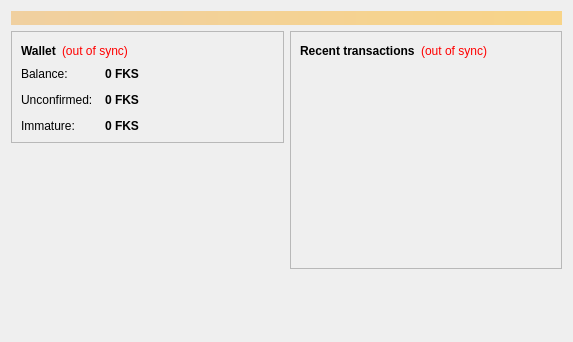
<?xml version="1.0" encoding="UTF-8"?>
<ui version="4.0">
 <class>OverviewPage</class>
 <widget class="QWidget" name="OverviewPage">
  <property name="geometry">
   <rect>
    <x>0</x>
    <y>0</y>
    <width>573</width>
    <height>342</height>
   </rect>
  </property>
  <property name="windowTitle">
   <string>Form</string>
  </property>
  <layout class="QVBoxLayout" name="topLayout">
   <item>
    <widget class="QLabel" name="labelAlerts">
     <property name="visible">
      <bool>false</bool>
     </property>
     <property name="styleSheet">
      <string notr="true">background-color: qlineargradient(x1: 0, y1: 0, x2: 1, y2: 0, stop:0 #F0D0A0, stop:1 #F8D488); color:#000000;</string>
     </property>
     <property name="wordWrap">
      <bool>true</bool>
     </property>
     <property name="margin">
      <number>3</number>
     </property>
    </widget>
   </item>
   <item>
    <layout class="QHBoxLayout" name="horizontalLayout" stretch="1,1">
     <item>
      <layout class="QVBoxLayout" name="verticalLayout_2">
       <item>
        <widget class="QFrame" name="frame">
         <property name="frameShape">
          <enum>QFrame::StyledPanel</enum>
         </property>
         <property name="frameShadow">
          <enum>QFrame::Raised</enum>
         </property>
         <layout class="QVBoxLayout" name="verticalLayout_4">
          <item>
           <layout class="QHBoxLayout" name="horizontalLayout_4">
            <item>
             <widget class="QLabel" name="label_5">
              <property name="font">
               <font>
                <weight>75</weight>
                <bold>true</bold>
               </font>
              </property>
              <property name="text">
               <string>Wallet</string>
              </property>
             </widget>
            </item>
            <item>
             <widget class="QLabel" name="labelWalletStatus">
              <property name="toolTip">
               <string>The displayed information may be out of date. Your wallet automatically synchronizes with the Fredcoin network after a connection is established, but this process has not completed yet.</string>
              </property>
              <property name="styleSheet">
               <string notr="true">QLabel { color: red; }</string>
              </property>
              <property name="text">
               <string notr="true">(out of sync)</string>
              </property>
              <property name="alignment">
               <set>Qt::AlignLeading|Qt::AlignLeft|Qt::AlignVCenter</set>
              </property>
             </widget>
            </item>
            <item>
             <spacer name="horizontalSpacer_2">
              <property name="orientation">
               <enum>Qt::Horizontal</enum>
              </property>
              <property name="sizeHint" stdset="0">
               <size>
                <width>40</width>
                <height>20</height>
               </size>
              </property>
             </spacer>
            </item>
           </layout>
          </item>
          <item>
           <layout class="QFormLayout" name="formLayout_2">
            <property name="fieldGrowthPolicy">
             <enum>QFormLayout::AllNonFixedFieldsGrow</enum>
            </property>
            <property name="horizontalSpacing">
             <number>12</number>
            </property>
            <property name="verticalSpacing">
             <number>12</number>
            </property>
            <item row="0" column="0">
             <widget class="QLabel" name="label">
              <property name="text">
               <string>Balance:</string>
              </property>
             </widget>
            </item>
            <item row="0" column="1">
             <widget class="QLabel" name="labelBalance">
              <property name="font">
               <font>
                <weight>75</weight>
                <bold>true</bold>
               </font>
              </property>
              <property name="cursor">
               <cursorShape>IBeamCursor</cursorShape>
              </property>
              <property name="toolTip">
               <string>Your current balance</string>
              </property>
              <property name="text">
               <string notr="true">0 FKS</string>
              </property>
              <property name="textInteractionFlags">
               <set>Qt::LinksAccessibleByMouse|Qt::TextSelectableByKeyboard|Qt::TextSelectableByMouse</set>
              </property>
             </widget>
            </item>
            <item row="1" column="0">
             <widget class="QLabel" name="label_3">
              <property name="text">
               <string>Unconfirmed:</string>
              </property>
             </widget>
            </item>
            <item row="1" column="1">
             <widget class="QLabel" name="labelUnconfirmed">
              <property name="font">
               <font>
                <weight>75</weight>
                <bold>true</bold>
               </font>
              </property>
              <property name="cursor">
               <cursorShape>IBeamCursor</cursorShape>
              </property>
              <property name="toolTip">
               <string>Total of transactions that have yet to be confirmed, and do not yet count toward the current balance</string>
              </property>
              <property name="text">
               <string notr="true">0 FKS</string>
              </property>
              <property name="textInteractionFlags">
               <set>Qt::LinksAccessibleByMouse|Qt::TextSelectableByKeyboard|Qt::TextSelectableByMouse</set>
              </property>
             </widget>
            </item>
            <item row="2" column="0">
             <widget class="QLabel" name="labelImmatureText">
              <property name="text">
               <string>Immature:</string>
              </property>
             </widget>
            </item>
            <item row="2" column="1">
             <widget class="QLabel" name="labelImmature">
              <property name="font">
               <font>
                <weight>75</weight>
                <bold>true</bold>
               </font>
              </property>
              <property name="toolTip">
               <string>Mined balance that has not yet matured</string>
              </property>
              <property name="text">
               <string notr="true">0 FKS</string>
              </property>
              <property name="textInteractionFlags">
               <set>Qt::LinksAccessibleByMouse|Qt::TextSelectableByKeyboard|Qt::TextSelectableByMouse</set>
              </property>
             </widget>
            </item>
           </layout>
          </item>
         </layout>
        </widget>
       </item>
       <item>
        <spacer name="verticalSpacer">
         <property name="orientation">
          <enum>Qt::Vertical</enum>
         </property>
         <property name="sizeHint" stdset="0">
          <size>
           <width>20</width>
           <height>40</height>
          </size>
         </property>
        </spacer>
       </item>
      </layout>
     </item>
     <item>
      <layout class="QVBoxLayout" name="verticalLayout_3">
       <item>
        <widget class="QFrame" name="frame_2">
         <property name="frameShape">
          <enum>QFrame::StyledPanel</enum>
         </property>
         <property name="frameShadow">
          <enum>QFrame::Raised</enum>
         </property>
         <layout class="QVBoxLayout" name="verticalLayout">
          <item>
           <layout class="QHBoxLayout" name="horizontalLayout_2">
            <item>
             <widget class="QLabel" name="label_4">
              <property name="text">
               <string>&lt;b&gt;Recent transactions&lt;/b&gt;</string>
              </property>
             </widget>
            </item>
            <item>
             <widget class="QLabel" name="labelTransactionsStatus">
              <property name="toolTip">
               <string>The displayed information may be out of date. Your wallet automatically synchronizes with the Fredcoin network after a connection is established, but this process has not completed yet.</string>
              </property>
              <property name="styleSheet">
               <string notr="true">QLabel { color: red; }</string>
              </property>
              <property name="text">
               <string notr="true">(out of sync)</string>
              </property>
              <property name="alignment">
               <set>Qt::AlignRight|Qt::AlignTrailing|Qt::AlignVCenter</set>
              </property>
             </widget>
            </item>
            <item>
             <spacer name="horizontalSpacer">
              <property name="orientation">
               <enum>Qt::Horizontal</enum>
              </property>
              <property name="sizeHint" stdset="0">
               <size>
                <width>40</width>
                <height>20</height>
               </size>
              </property>
             </spacer>
            </item>
           </layout>
          </item>
          <item>
           <widget class="QListView" name="listTransactions">
            <property name="styleSheet">
             <string notr="true">QListView { background: transparent; }</string>
            </property>
            <property name="frameShape">
             <enum>QFrame::NoFrame</enum>
            </property>
            <property name="verticalScrollBarPolicy">
             <enum>Qt::ScrollBarAlwaysOff</enum>
            </property>
            <property name="horizontalScrollBarPolicy">
             <enum>Qt::ScrollBarAlwaysOff</enum>
            </property>
            <property name="selectionMode">
             <enum>QAbstractItemView::NoSelection</enum>
            </property>
           </widget>
          </item>
         </layout>
        </widget>
       </item>
       <item>
        <spacer name="verticalSpacer_2">
         <property name="orientation">
          <enum>Qt::Vertical</enum>
         </property>
         <property name="sizeHint" stdset="0">
          <size>
           <width>20</width>
           <height>40</height>
          </size>
         </property>
        </spacer>
       </item>
      </layout>
     </item>
    </layout>
   </item>
  </layout>
 </widget>
 <resources/>
 <connections/>
</ui>
